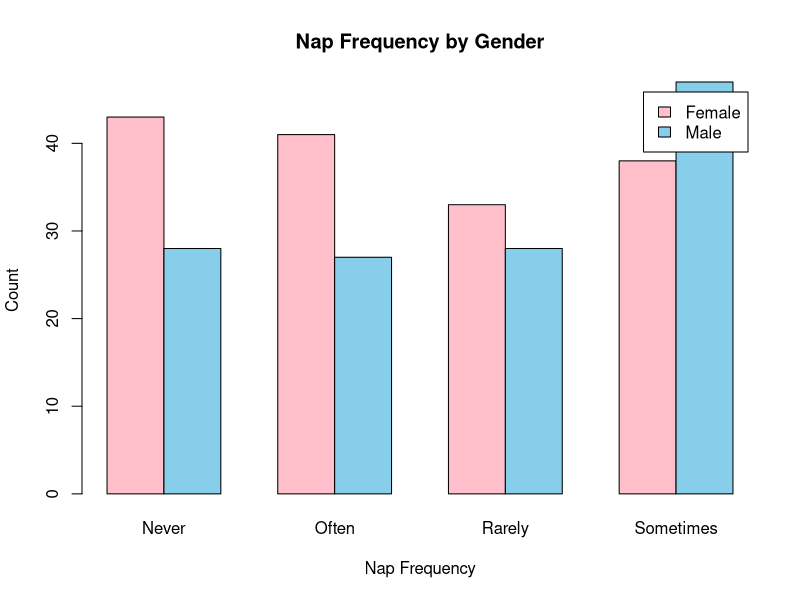

Recreate this plot in R.
## ---- chunk 1
knitr::opts_chunk$set(echo = TRUE)
## ---- chunk 2
SleepCogStudy <- read.csv("Resources/Sleep_Cognition_Study_f1PhaXA.csv")
#SleepCogStudy
## ---- chunk 3
# Filter maleFx and femaleFx
FilteredStudy <- subset(SleepCogStudy, Gender %in% c("Male", "Female"))

genderTable <- table((FilteredStudy$Gender), (FilteredStudy$NapFrequency)) 
barplot(genderTable, col = c("pink", "skyblue"), beside = TRUE, legend = rownames(genderTable),
        main = "Nap Frequency by Gender",
        xlab = "Nap Frequency",
        ylab = "Count") 



# H0: Gender is dependent of nap frequency
# HA: Gender is dependent of nap frequency

chisq.test(genderTable)

# As the p-value is greater than 0, we reject the null hypothesis
